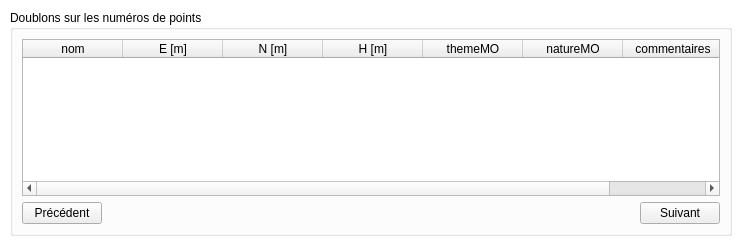
<?xml version="1.0" encoding="UTF-8"?>
<ui version="4.0">
 <class>PopUpDetectionDoublons</class>
 <widget class="QMainWindow" name="PopUpDetectionDoublons">
  <property name="geometry">
   <rect>
    <x>0</x>
    <y>0</y>
    <width>742</width>
    <height>246</height>
   </rect>
  </property>
  <property name="windowTitle">
   <string>Doublons</string>
  </property>
  <property name="windowIcon">
   <iconset>
    <normaloff>img/suppDoublons.png</normaloff>img/suppDoublons.png</iconset>
  </property>
  <property name="styleSheet">
   <string notr="true">font: 9pt &quot;MS Shell Dlg 2&quot;;</string>
  </property>
  <property name="iconSize">
   <size>
    <width>30</width>
    <height>30</height>
   </size>
  </property>
  <widget class="QWidget" name="centralwidget">
   <property name="styleSheet">
    <string notr="true">#centralwidget {
    background-color:rgb(255, 255, 255);
}</string>
   </property>
   <layout class="QVBoxLayout" name="verticalLayout">
    <property name="leftMargin">
     <number>10</number>
    </property>
    <property name="topMargin">
     <number>10</number>
    </property>
    <property name="rightMargin">
     <number>10</number>
    </property>
    <property name="bottomMargin">
     <number>10</number>
    </property>
    <item>
     <widget class="QGroupBox" name="groupBox">
      <property name="title">
       <string>Doublons sur les numéros de points</string>
      </property>
      <layout class="QGridLayout" name="gridLayout_3">
       <item row="1" column="2">
        <widget class="QPushButton" name="buttonNext">
         <property name="text">
          <string>Suivant</string>
         </property>
        </widget>
       </item>
       <item row="1" column="1">
        <spacer name="horizontalSpacer">
         <property name="orientation">
          <enum>Qt::Horizontal</enum>
         </property>
         <property name="sizeHint" stdset="0">
          <size>
           <width>40</width>
           <height>20</height>
          </size>
         </property>
        </spacer>
       </item>
       <item row="1" column="0">
        <widget class="QPushButton" name="buttonPrevious">
         <property name="text">
          <string>Précédent</string>
         </property>
        </widget>
       </item>
       <item row="0" column="0" colspan="3">
        <widget class="QTableWidget" name="tableDoublonsNoPts">
         <column>
          <property name="text">
           <string>nom</string>
          </property>
         </column>
         <column>
          <property name="text">
           <string>E [m]</string>
          </property>
         </column>
         <column>
          <property name="text">
           <string>N [m]</string>
          </property>
         </column>
         <column>
          <property name="text">
           <string>H [m]</string>
          </property>
         </column>
         <column>
          <property name="text">
           <string>themeMO</string>
          </property>
         </column>
         <column>
          <property name="text">
           <string>natureMO</string>
          </property>
         </column>
         <column>
          <property name="text">
           <string>commentaires</string>
          </property>
         </column>
        </widget>
       </item>
      </layout>
     </widget>
    </item>
   </layout>
  </widget>
  <action name="actionNouveau">
   <property name="enabled">
    <bool>true</bool>
   </property>
   <property name="icon">
    <iconset>
     <normaloff>img/newFile.png</normaloff>img/newFile.png</iconset>
   </property>
   <property name="text">
    <string>Nouveau...</string>
   </property>
   <property name="shortcut">
    <string>Ctrl+N</string>
   </property>
  </action>
  <action name="actionOuvrir">
   <property name="icon">
    <iconset>
     <normaloff>img/open2.png</normaloff>img/open2.png</iconset>
   </property>
   <property name="text">
    <string>Ouvrir...</string>
   </property>
   <property name="shortcut">
    <string>Ctrl+O</string>
   </property>
  </action>
  <action name="actionEnregistrer">
   <property name="enabled">
    <bool>false</bool>
   </property>
   <property name="icon">
    <iconset>
     <normaloff>img/save.png</normaloff>img/save.png</iconset>
   </property>
   <property name="text">
    <string>Enregistrer</string>
   </property>
   <property name="shortcut">
    <string>Ctrl+S</string>
   </property>
  </action>
  <action name="actionEnregistrer_sous">
   <property name="enabled">
    <bool>false</bool>
   </property>
   <property name="icon">
    <iconset>
     <normaloff>img/saveAs.png</normaloff>img/saveAs.png</iconset>
   </property>
   <property name="text">
    <string>Enregistrer sous...</string>
   </property>
   <property name="shortcut">
    <string>Ctrl+Shift+S</string>
   </property>
  </action>
  <action name="actionSupprimer_les_doublons">
   <property name="icon">
    <iconset>
     <normaloff>img/suppDoublons.png</normaloff>img/suppDoublons.png</iconset>
   </property>
   <property name="text">
    <string>Supprimer les doublons</string>
   </property>
  </action>
 </widget>
 <resources/>
 <connections/>
</ui>
